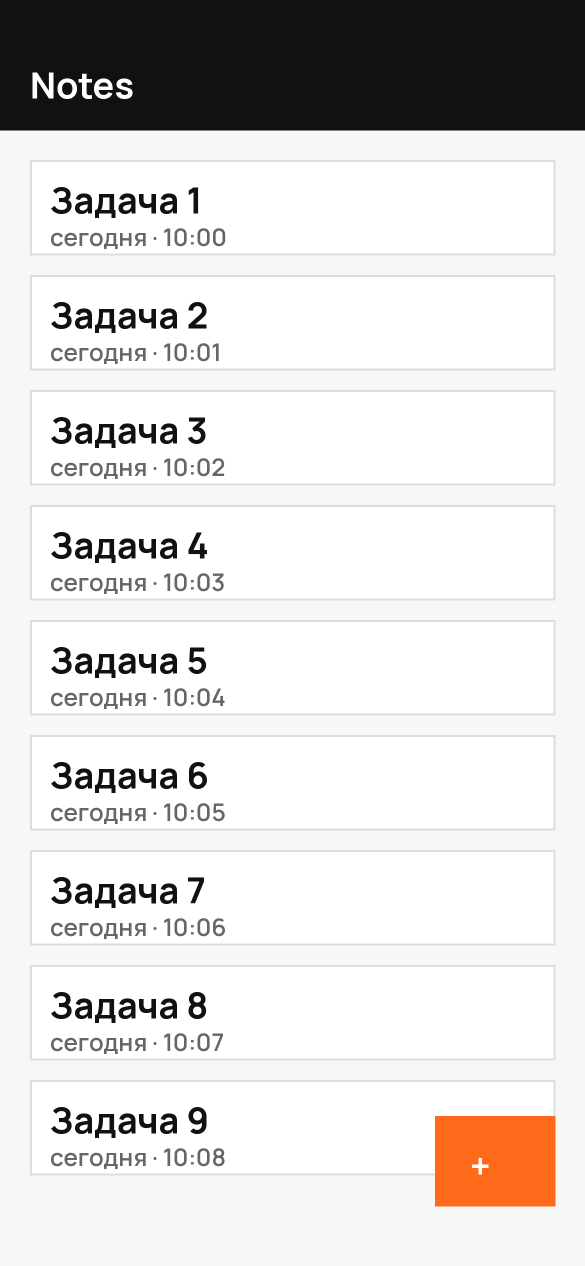
#> input picture skills/shorts/tests/fixtures/app-screen.png, 1170 x 2532 px (shown at 1/2 size)
$ python -i shot.py   (imports and definitions only)
#> lines starting #> are read from the running program, lines starting #| are printed output that depends on the picture
"""Скриншоты сайтов для обложек: настоящий кадр сервиса вместо значка.

Headless Chrome без сторонних библиотек. Путь к браузеру берём из VIORA_CHROME
или ищем по известным именам, жёстких путей нет. Нет браузера или сети: None,
обложка рисуется без кадра. Защиту сайтов не обходим: страница-проверка
распознаётся по размеру и яркости и в обложку не идёт.
"""

from __future__ import annotations

import os
import shutil
import subprocess
from typing import List, Optional

NAMES = ("google-chrome", "google-chrome-stable", "chromium", "chromium-browser", "chrome", "msedge")
WINDOWS = (r"Google\Chrome\Application\chrome.exe", r"Microsoft\Edge\Application\msedge.exe")


# [36 lines left out: functions chrome, capture, not called in this run]


def interest(path: str) -> float:
    """Годится ли кадр в герои тёмной обложки: много деталей и тёмный фон.

    Детали меряем средней силой краёв, цвет добавляет немного. Светлая страница
    (белый лист GitHub) получает штраф: на чёрной обложке VIORA она горит пятном.
    """
    from PIL import Image, ImageFilter, ImageStat

    img = Image.open(path).convert("RGB").resize((320, 200))
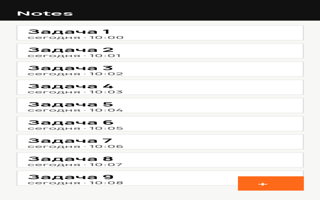
#> img: PIL image 320x200 RGB; mean R, G, B 220.8, 218.7, 216.9
    gray = img.convert("L")
    detail = ImageStat.Stat(gray.filter(ImageFilter.FIND_EDGES)).mean[0]
#> detail = 23.5
    rgb = ImageStat.Stat(img).mean
#> rgb = [220.8, 218.7, 216.9]
    chroma = sum(abs(rgb[i] - rgb[(i + 1) % 3]) for i in range(3)) / 3
#> chroma = 2.61
    darkness = 1 - ImageStat.Stat(gray).mean[0] / 255
#> darkness = 0.141
    return round((detail * 2 + chroma * 0.5) * (0.3 + 0.7 * darkness), 2)


# [27 lines left out: function best, not called in this run]

>>> result = interest('../../../../skills/shorts/tests/fixtures/app-screen.png')
#> result = 19.24
